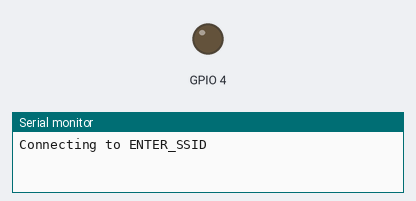
A sketch run on a simulated ESP8266 (NodeMCU). On the bench: output pins drawn as LEDs (lit = HIGH), the last lines printed to the serial monitor. WiFi joins after 1.5 s; servers stay silent unless stated; pins used as bus, display or sensor lines are not drawn.

Above: at 0.1 s.
At 1.6 s:
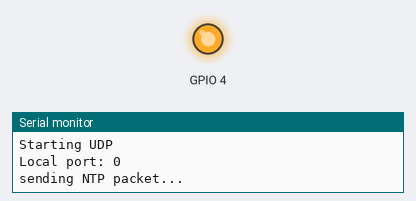
Timing chart, 0 to 4.1 s (numbered marks = the images above):
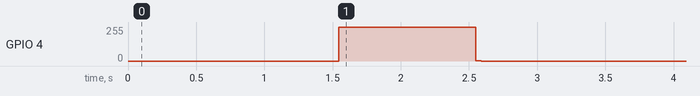

Measured:
- by itself, GPIO 4: 0/255 → 255/255 at 1.5 s, → 0/255 1.0 s later

The sketch:

NTPClientClock.ino
```cpp
#include <ESP8266WiFi.h>
#include <WiFiUdp.h>
#include "SevenSegment.h"

#ifndef STASSID
#define STASSID "ENTER_SSID"
#define STAPSK  "ENTER_PASS"
#endif


#define CLOCK 2 //  AY0438 clock
#define DATA 4   //  AY0438 data
#define LOAD 5  //  AY0438 load

const char * ssid = STASSID; // your network SSID (name)
const char * pass = STAPSK;  // your network password

// Setup seven segment
SevenSegment screen(CLOCK, DATA, LOAD);

  static boolean showColon;
  static char buf[9];

unsigned int localPort = 2390;      // local port to listen for UDP packets

/* Don't hardwire the IP address or we won't get the benefits of the pool.
    Lookup the IP address for the host name instead */
//IPAddress timeServer(129, 6, 15, 28); // time.nist.gov NTP server
IPAddress timeServerIP; // time.nist.gov NTP server address
const char* ntpServerName = "3.ua.pool.ntp.org";

const int NTP_PACKET_SIZE = 48; // NTP time stamp is in the first 48 bytes of the message

byte packetBuffer[ NTP_PACKET_SIZE]; //buffer to hold incoming and outgoing packets

// A UDP instance to let us send and receive packets over UDP
WiFiUDP udp;

void setup() {
  Serial.begin(115200);
  Serial.println();
  Serial.println();

  // We start by connecting to a WiFi network
  Serial.print("Connecting to ");
  Serial.println(ssid);
  WiFi.mode(WIFI_STA);
  WiFi.begin(ssid, pass);

  // Set display driver AY0438 and screen definition
  screen.begin("AY0438","8.8|8.8");
  screen.print("Load");

  while (WiFi.status() != WL_CONNECTED) {
    delay(500);
    Serial.print(".");
  }
  Serial.println("");

  Serial.println("WiFi connected");
  Serial.println("IP address: ");
  Serial.println(WiFi.localIP());

  screen.print("Connected");


  Serial.println("Starting UDP");
  udp.begin(localPort);
  Serial.print("Local port: ");
  Serial.println(udp.localPort());
}

void loop() {
  //get a random server from the pool
  WiFi.hostByName(ntpServerName, timeServerIP);

  sendNTPpacket(timeServerIP); // send an NTP packet to a time server
  // wait to see if a reply is available
  delay(1000);

  int cb = udp.parsePacket();
  if (!cb) {
    Serial.println("no packet yet");
  }
  else {
    Serial.print("packet received, length=");
    Serial.println(cb);
    // We've received a packet, read the data from it
    udp.read(packetBuffer, NTP_PACKET_SIZE); // read the packet into the buffer

    //the timestamp starts at byte 40 of the received packet and is four bytes,
    // or two words, long. First, esxtract the two words:

    unsigned long highWord = word(packetBuffer[40], packetBuffer[41]);
    unsigned long lowWord = word(packetBuffer[42], packetBuffer[43]);
    // combine the four bytes (two words) into a long integer
    // this is NTP time (seconds since Jan 1 1900):
    unsigned long secsSince1900 = highWord << 16 | lowWord;
    Serial.print("Seconds since Jan 1 1900 = ");
    Serial.println(secsSince1900);

    // now convert NTP time into everyday time:
    Serial.print("Unix time = ");
    // Unix time starts on Jan 1 1970. In seconds, that's 2208988800:
    const unsigned long seventyYears = 2208988800UL;
    // subtract seventy years:
    unsigned long epoch = secsSince1900 - seventyYears;
    // print Unix time:
    Serial.println(epoch);


    // print the hour, minute and second:
    Serial.print("The UTC time is ");       // UTC is the time at Greenwich Meridian (GMT)
    Serial.print((epoch  % 86400L) / 3600); // print the hour (86400 equals secs per day)
    Serial.print(':');
    if (((epoch % 3600) / 60) < 10) {
      // In the first 10 minutes of each hour, we'll want a leading '0'
      Serial.print('0');
    }
    Serial.print((epoch  % 3600) / 60); // print the minute (3600 equals secs per minute)
    Serial.print(':');
    if ((epoch % 60) < 10) {
      // In the first 10 seconds of each minute, we'll want a leading '0'
      Serial.print('0');
    }
    Serial.println(epoch % 60); // print the second


  // Create time string, display a colon or not?
  if (!showColon)
    sprintf(buf, "%02d%02d\0", (((epoch  % 86400L) / 3600) + 3), ((epoch  % 3600) / 60)); //hours, mins
  else
    sprintf(buf, "%02d.%02d\0", (((epoch  % 86400L) / 3600) + 3), ((epoch  % 3600) / 60)); //hours, mins

  // Display the time on our screen
  screen.print(buf);

  // Toggle display of colon
  showColon = !showColon;
  }


  // wait a 15 sec
  delay(15000);
}

// send an NTP request to the time server at the given address
void sendNTPpacket(IPAddress& address)
{
  Serial.println("sending NTP packet...");
  // set all bytes in the buffer to 0
  memset(packetBuffer, 0, NTP_PACKET_SIZE);
  // Initialize values needed to form NTP request
  // (see URL above for details on the packets)
  packetBuffer[0] = 0b11100011;   // LI, Version, Mode
  packetBuffer[1] = 0;     // Stratum, or type of clock
  packetBuffer[2] = 6;     // Polling Interval
  packetBuffer[3] = 0xEC;  // Peer Clock Precision
  // 8 bytes of zero for Root Delay & Root Dispersion
  packetBuffer[12]  = 49;
  packetBuffer[13]  = 0x4E;
  packetBuffer[14]  = 49;
  packetBuffer[15]  = 52;

  // all NTP fields have been given values, now
  // you can send a packet requesting a timestamp:
  udp.beginPacket(address, 123); //NTP requests are to port 123
  udp.write(packetBuffer, NTP_PACKET_SIZE);
  udp.endPacket();
}
```

SevenSegment.h
```cpp
#ifndef SevenSegment_h
#define SevenSegment_h

#define SEVENSEGMENT_LIB_VERSION "1.0"

#if ARDUINO >= 100
  #include "Arduino.h"
#else
  #include "WProgram.h"
#endif

/*
 * Printing alignment
 */
enum alignment_t {
	LEFT,
	RIGHT
};

/*
 * How the digits are wired to the driver
 */
enum wiring_t {
	 LEFT_TO_RIGHT,
	 RIGHT_TO_LEFT
};

/*
 * 7 segment display class
 */
class SevenSegment{
	public:
		SevenSegment(uint8_t clock, uint8_t data);
		SevenSegment(uint8_t clock, uint8_t data, uint8_t load);

		boolean begin(const char* driverName, const char* screenMask);

		void clear();
		void on();
		void display();
		void printError();

		boolean getSegment(uint8_t segment);

		void setWiring(wiring_t wiring);
		void setSegment(uint8_t segment, boolean value);
		void setAlignment(alignment_t alignment);
		void setZeroPadding(boolean padding);
		void setCascaded(boolean cascaded);

		void print(char* s);
		void printAlignedLeft(char* s);
		void printAlignedRight(char* s);

		void printNumber(uint8_t v);
		void printNumber(uint16_t v);
		void printNumber(uint32_t v);

		void printNumber(int8_t v);
		void printNumber(int16_t v);
		void printNumber(int32_t v);

	private:
		uint8_t		_pinClock;
		uint8_t		_pinData;
		uint8_t		_pinLoad;

		boolean		_data[64];
		boolean		_cascaded;
		int8_t		_maskCursor;
		char		_mask[32];
		uint32_t	_overflow;
		int32_t		_underflow;
		alignment_t	_alignment;
		boolean		_zeroPadding;
		wiring_t	_wiring;

		char* trimZeroes(char* pString);

		void putChar(uint8_t c);
		void printChar(uint8_t charToPrint, int8_t direction);
		void clearData();
		void pulseClock();
		void pulseLoad();

		uint8_t getSegmentByte(uint8_t character);
		uint8_t getCharAtMaskCursor();
		uint8_t getMaskCursorIndex();
		uint8_t getMaskCharBitCount(uint8_t maskCharacter);

		boolean calculateDisplayRange();
		boolean canPrintAtMaskCursor(uint8_t charToPrint);
};

#endif
```

Source omitted: SevenSegment.cpp (18467 bytes)
